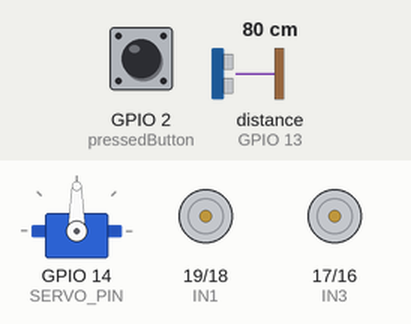
A sketch run on a simulated ESP32. Parts: servo, motor-driver pin pairs drawn as motors (green arrow = first pin HIGH = forward, orange = second pin HIGH = backward, longer = more drive, scaled by the enable pin). The inputs (shaded band) are chosen by the test bench; at power-on: GPIO 2 (pressedButton) HIGH, distance to the obstacle (sensor on GPIO 13) 80 cm. The echo pulse lasts 58.3 µs per cm.

Above: at 1.2 s.
1.3 s: GPIO 2 (pressedButton) pulled LOW for 0.15 s
At 2.3 s:
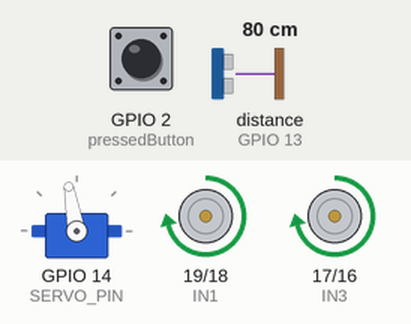
3.1 s: distance to the obstacle (sensor on GPIO 13) set to 2 cm
At 3.9 s:
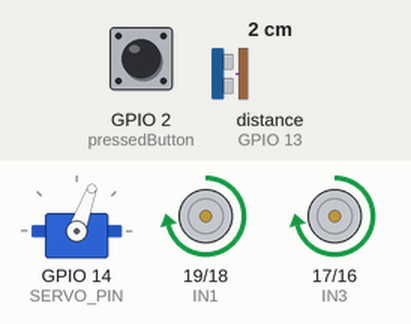
4.6 s: distance to the obstacle (sensor on GPIO 13) set to 18 cm
At 5.3 s:
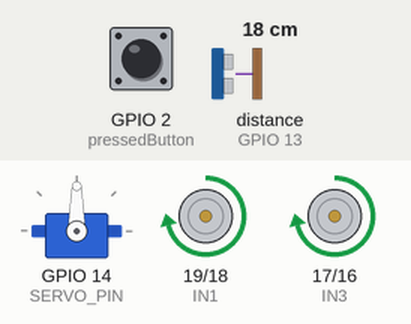
6.1 s: distance to the obstacle (sensor on GPIO 13) set to 4 cm
At 7.3 s:
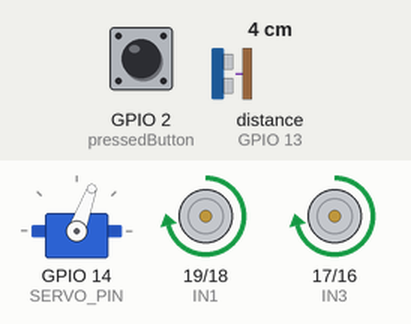
7.6 s: distance to the obstacle (sensor on GPIO 13) set to 35 cm
At 8.6 s:
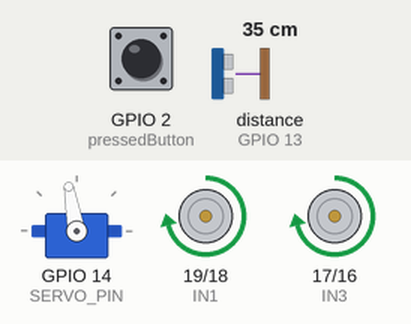
Timing chart, 0 to 10.1 s (numbered marks = the images above; inputs shaded):
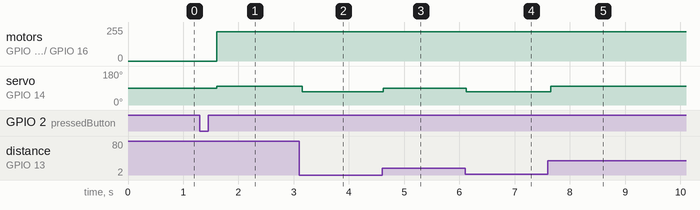

Measured:
- after the input at 1.3 s, motor on GPIO 19 (IN1) / GPIO 18 (IN2), motor on GPIO 17 (IN3) / GPIO 16 (IN4): stopped → forward 219/255 after 0.31 s; servo on GPIO 14 (SERVO_PIN): 90° → 100° after 0.31 s
- after the input at 3.1 s, servo on GPIO 14 (SERVO_PIN): 100° → 70° after 0.05 s
- after the input at 4.6 s, servo on GPIO 14 (SERVO_PIN): 70° → 90° at once
- after the input at 6.1 s, servo on GPIO 14 (SERVO_PIN): 90° → 70° at once
- after the input at 7.6 s, servo on GPIO 14 (SERVO_PIN): 70° → 100° after 0.05 s

The sketch:

lastrobotcode.ino
```cpp
#include <ESP32Servo.h>
#include <NewPing.h> //for altrasonic


const int freq = 5000;
const int pwmMotorRight = 0; //right
const int pwmMotorLeft = 1; //left
const int resolution = 8;


#define pressedButton 2
#define SERVO_PIN 14
#define ultra_trigPin 12     //الالتراسونيك
#define ultra_echoPin 13
#define MAX_DISTANCE 200
#define IN1 19              // L298N ـfor motor1 _left ـتوصيلات البريدج
#define IN2 18
#define ENB 4
#define IN3 17               // for motor 2_right
#define IN4 16
#define ENA 5

Servo steeringServo;
bool robotStarted = false;
NewPing sonar(ultra_trigPin ,  ultra_echoPin, MAX_DISTANCE);


void setup() {
pinMode(pressedButton , INPUT_PULLUP);
  pinMode(IN1, OUTPUT);
  pinMode(IN2, OUTPUT);
  pinMode(IN3, OUTPUT);
  pinMode(IN4, OUTPUT);

  // PWM للموتورين
  ledcSetup(pwmMotorRight, freq, resolution);
  ledcAttachPin(ENA, pwmMotorRight);
  ledcSetup(pwmMotorLeft, freq, resolution);
  ledcAttachPin(ENB, pwmMotorLeft);

  // إعداد السيرفو
  steeringServo.setPeriodHertz(50);
  steeringServo.attach(SERVO_PIN, 500, 2400);
  steeringServo.write(90);

}


void loop() {
  if (!robotStarted) {
    if (digitalRead(pressedButton ) == LOW) {
      delay(300);
      robotStarted = true;
    } else {
      return;
    }
  }

   int distance = sonar.ping_cm();
  // قراءة المسافه,+سيرفو
  if (distance > 0 && distance < 10) {
    steeringServo.write(70);
  } else if (distance >= 10 && distance < 15) {
    steeringServo.write(80);
  } else if (distance >= 15 && distance <= 30) {
    steeringServo.write(90);
  } else {
    steeringServo.write(100);
  }
  moveForward(220,220);
  delay(50);
}
//  لتحريك الروبوت للأمام
void moveForward(int leftSpeed, int rightSpeed) {

  digitalWrite(IN1, HIGH);
  digitalWrite(IN2, LOW);
  digitalWrite(IN3, HIGH);
  digitalWrite(IN4, LOW);

  ledcWrite(pwmMotorRight , rightSpeed);
  ledcWrite(pwmMotorLeft , leftSpeed);
}
```
